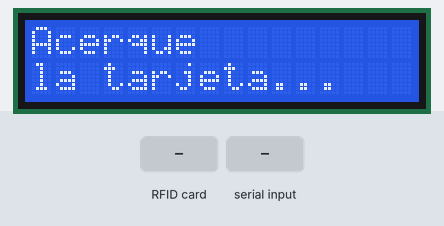
The sketch below on a simulated Arduino Uno, built with avr-gcc and run on an emulated ATmega328P. Shown: 16×2 character LCD. The test bench sets the inputs (shaded band). What the sketch prints to the serial monitor is not drawn.

Above: at 1.3 s.
1.4 s: RFID card 5E 7A 19 C4 held to the reader
At 2.6 s:
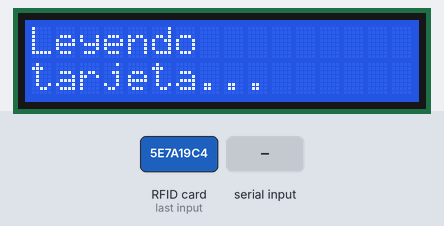
2.9 s: "0" received over Serial
At 4.2 s:
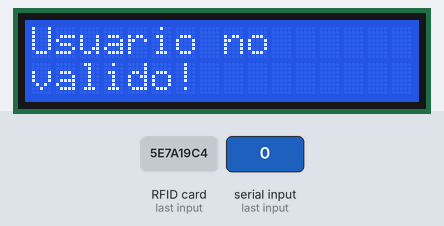
Timing chart, 0 to 5.9 s (numbered marks = the images above; inputs shaded):
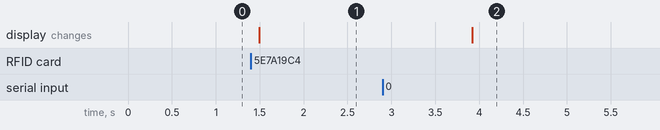

Measured:
- after the input at 1.4 s, the display: changes after 0.09 s (image 1)
- after the input at 2.9 s, the display: changes after 1.0 s (image 2)

The sketch:

ValidateIDCardNFC_ConnectedToDB_.ino
```cpp
//RST          D9
//SDA(SS)      D10
//MOSI         D11
//MISO         D12
//SCK          D13

#include <SPI.h>
#include <MFRC522.h>
#include <Wire.h>
#include <LiquidCrystal_I2C.h>

const int RST_PIN = 9;        // Pin 9 para el reset del RC522
const int SS_PIN = 10;        // Pin 10 para el SS (SDA) del RC522
MFRC522 mfrc522(SS_PIN, RST_PIN);   // Crear instancia del MFRC522
LiquidCrystal_I2C lcd(0x3F, 16, 2); // Inicia el LCD en la dirección 0x27, con 16 caracteres y 2 líneas

void setup() {
  Serial.begin(9600); // Iniciar serial
  SPI.begin();        // Iniciar SPI
  mfrc522.PCD_Init(); // Iniciar MFRC522
  lcd.init();
  lcd.backlight();
  lcd.setCursor(0, 0);
}

void loop() {
  printLCD("Acerque","la tarjeta...");
  // Detectar tarjeta
  if (mfrc522.PICC_IsNewCardPresent())
  {
    printLCD("Tarjeta","detectada!");
    //Seleccionamos una tarjeta
    if (mfrc522.PICC_ReadCardSerial())
    {
      printLCD("Leyendo","tarjeta...");
      mfrc522.PICC_HaltA();
      char str[32] = "";
      array_to_string(mfrc522.uid.uidByte, 4, str); //Insert (byte array, length, char array for output)
      Serial.println(str);
      while (Serial.available() == 0){}
      String incomingString = Serial.readString();
      if (incomingString == "0")
      {
        printLCD("Usuario no", "valido!");
      }
      else
      {
        String saludo = String(incomingString.charAt(0));
        incomingString = incomingString.substring(1);
        String estado = "";
        if (saludo == "1")
        {
          estado = "Bienvenid@";
        }
        else if (saludo == "2")
        {
          estado = "Hasta luego";
        }
        printLCD(estado, incomingString);
      }
      delay(2500);
      lcd.clear();
    }
  }
}

void printLCD(String firstLine, String secondLine)
{
  lcd.clear();
  lcd.setCursor(0,0);
  lcd.print(firstLine);
  lcd.setCursor(0, 1);
  lcd.print(secondLine);
}


void array_to_string(byte array[], unsigned int len, char buffer[])
{
   for (unsigned int i = 0; i < len; i++)
   {
      byte nib1 = (array[i] >> 4) & 0x0F;
      byte nib2 = (array[i] >> 0) & 0x0F;
      buffer[i*2+0] = nib1  < 0xA ? '0' + nib1  : 'A' + nib1  - 0xA;
      buffer[i*2+1] = nib2  < 0xA ? '0' + nib2  : 'A' + nib2  - 0xA;
   }
   buffer[len*2] = '\0';
}
```
